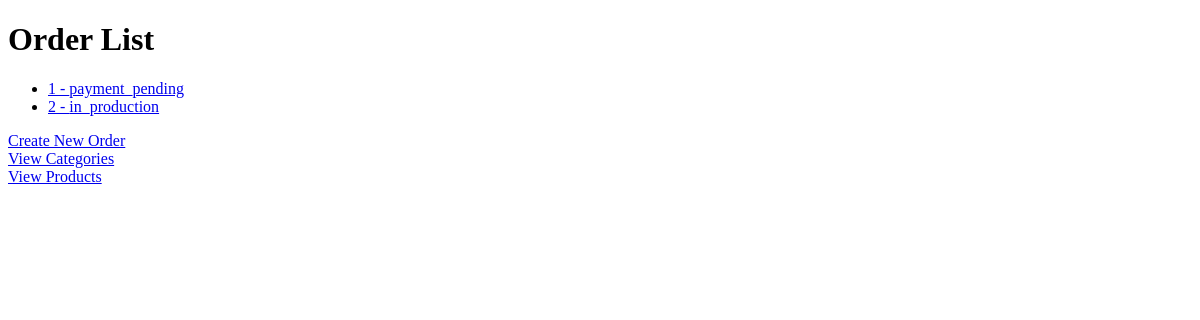
The app's page /, older data.
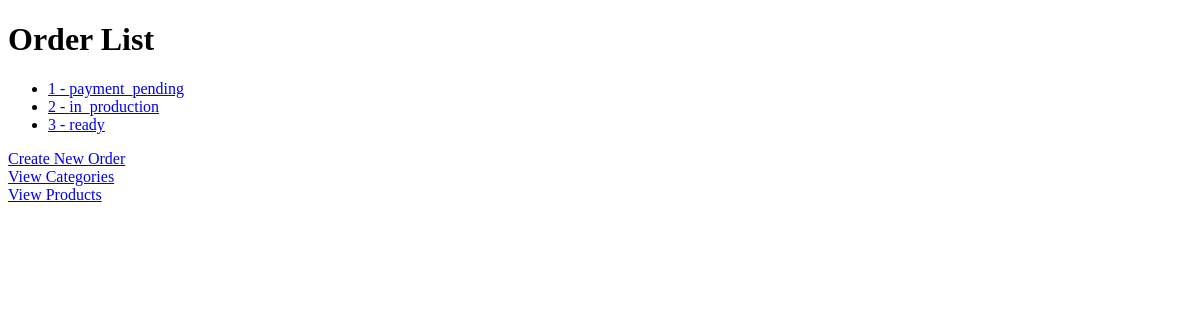
The same page, newer data.
### orders/models.py (models this page shows)
class Order(models.Model):
    STATE_CHOICES = [
        ('payment_pending', 'Payment Pending'),
        ('paid', 'Paid'),
        ('in_production', 'In Production'),
        ('ready', 'Ready'),
        ('delivered', 'Delivered'),
    ]
    state = models.CharField(max_length=20, choices=STATE_CHOICES, default='payment_pending')
    created_at = models.DateTimeField(auto_now_add=True)
    updated_at = models.DateTimeField(auto_now=True)
    quantityRequested = models.IntegerField()
    paid = models.BooleanField(default=False)
    profits = models.IntegerField()
    def __str__(self):
        return str(self.id)

### orders/views.py (the view)
# urls.py: path('', views.order_list, name='order_list'),
def order_list(request):
    orders = Order.objects.all()
    return render(request, 'order_list.html', {'orders': orders})

### orders/templates/order_list.html (shortened to what this page needs)
<!DOCTYPE html>
<html lang="en">
<head>
</head>
<body>
    <h1>Order List</h1>
    <ul>
        {% for order in orders %}
            <li><a href="{% url 'order_detail' order.pk %}">{{ order }} - {{order.state}}</a></li>
        {% endfor %}
    </ul>
    <a href="{% url 'order_create' %}">Create New Order</a>
    <br>
    <a href="{%url 'category_list' %}">View Categories</a>
    <br>
    <a href="{%url 'product_list' %}">View Products</a>
</body>
</html>

Row changes from the older to the newer data that the page shows:
added Order: id "3", state "ready"
